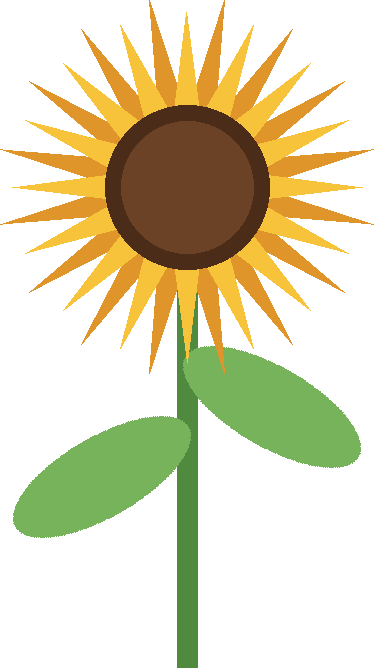

Here is the Python script that generated this plot:
"""Draws the sunflower that the README turns into a theme with `kit new-theme`. Released under CC0."""

from __future__ import annotations

import math
from pathlib import Path

from PIL import Image, ImageDraw

SIZE = 600
CENTER = (300, 230)
PETAL, PETAL_SHADE = "#F6C33B", "#E0952B"
SEED, SEED_SHADE = "#6B4226", "#4A2C18"
STEM, LEAF = "#4F8A3E", "#76B35A"
PETALS = 16

Point = tuple[float, float]


def toward(origin: Point, angle: float, distance: float) -> Point:
    return origin[0] + distance * math.cos(angle), origin[1] + distance * math.sin(angle)


def petals(draw: ImageDraw.ImageDraw, turn: float, length: float, fill: str) -> None:
    for index in range(PETALS):
        angle = 2 * math.pi * (index + turn) / PETALS
        base = [toward(CENTER, angle + side, 70) for side in (-0.2, 0.2)]
        draw.polygon([base[0], toward(CENTER, angle, length), base[1]], fill=fill)


def head(draw: ImageDraw.ImageDraw) -> None:
    petals(draw, 0.5, 190, PETAL_SHADE)
    petals(draw, 0, 175, PETAL)
    for radius, fill in ((82, SEED_SHADE), (66, SEED)):
        x, y = CENTER
        draw.ellipse((x - radius, y - radius, x + radius, y + radius), fill=fill)


def leaf(image: Image.Image, center: Point, tilt: float) -> None:
    shape = Image.new("RGBA", (200, 80))
    ImageDraw.Draw(shape).ellipse((0, 0, 199, 79), fill=LEAF)
    turned = shape.rotate(tilt, expand=True)
    image.alpha_composite(turned, (round(center[0] - turned.width / 2), round(center[1] - turned.height / 2)))


def card() -> Image.Image:
    image = Image.new("RGBA", (SIZE, SIZE + 120))
    draw = ImageDraw.Draw(image)
    draw.rectangle((290, 300, 310, SIZE + 110), fill=STEM)
    leaf(image, (215, 520), 30)
    leaf(image, (385, 450), -30)
    head(draw)
    return image.crop(image.getbbox())


def icon() -> Image.Image:
    image = Image.new("RGBA", (SIZE, SIZE))
    head(ImageDraw.Draw(image))
    return image.crop(image.getbbox())


def draw_into(out: Path) -> tuple[Path, Path]:
    card_path, icon_path = out / "sunflower.png", out / "sunflower-icon.png"
    card().save(card_path)
    icon().save(icon_path)
    return card_path, icon_path
